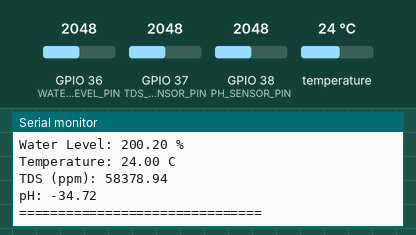
The program below on a simulated ESP32. Shown: the last lines printed to the serial monitor. The inputs (shaded band) are chosen by the test bench; at power-on: temperature 24 °C, GPIO 36 (WATER_LEVEL_PIN) = 2048, GPIO 37 (TDS_SENSOR_PIN) = 2048, GPIO 38 (PH_SENSOR_PIN) = 2048.

Above: at 3.5 s.
3.6 s: temperature set to 12 °C
7.2 s: GPIO 36 (WATER_LEVEL_PIN) set to 2866
10.8 s: GPIO 37 (TDS_SENSOR_PIN) set to 2866
At 13.3 s:
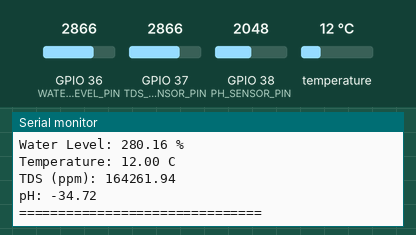
14.4 s: GPIO 38 (PH_SENSOR_PIN) set to 2866
At 15.6 s:
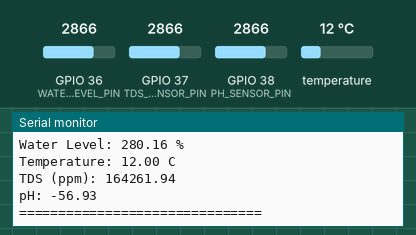
18.0 s: temperature set to 19 °C
21.6 s: GPIO 36 (WATER_LEVEL_PIN) set to 3972
Timing chart, 0 to 24.6 s (numbered marks = the images above; inputs shaded):
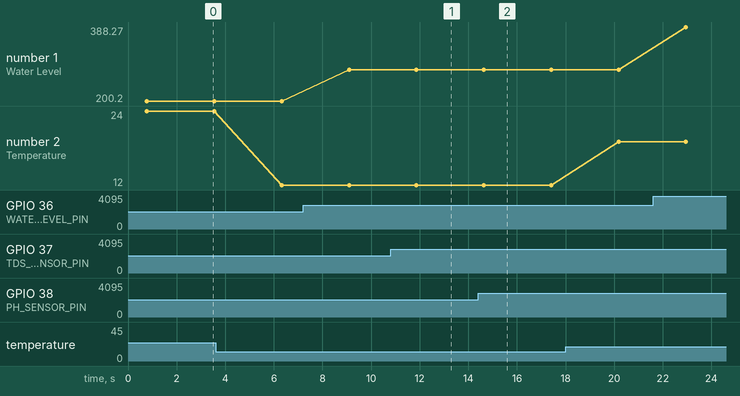

Measured:
- after the input at 10.8 s, the serial monitor: prints a new line after 1.1 s (image 1)
- after the input at 14.4 s, the serial monitor: prints a new line after 0.24 s (image 2)
- plotted number 1: 200.2 → 280.16 after the input at 7.2 s, 280.16 → 388.27 after the input at 21.6 s
- plotted number 2: 24 → 12 after the input at 3.6 s, 12 → 19 after the input at 18.0 s

The program:

main.cpp
```cpp
#include "sensors.h"

void setup() {
  Serial.begin(115200);
  sensors_begin();
  Serial.println("Aquarium Monitoring System Started");
}

void loop() {
  float level = readWaterLevel();
  float tempC = readTemperature();
  float tds = readTDS();
  float ph = readPH();

  Serial.println("===== Aquarium Parameters =====");
  Serial.print("Water Level: "); Serial.print(level); Serial.println(" %");
  Serial.print("Temperature: "); Serial.print(tempC); Serial.println(" C");
  Serial.print("TDS (ppm): "); Serial.println(tds);
  Serial.print("pH: "); Serial.println(ph);
  Serial.println("===============================\n");

  delay(2000);
}
```

sensors.cpp
```cpp
#include "sensors.h"
#include <OneWire.h>
#include <DallasTemperature.h>


OneWire oneWire(ONE_WIRE_BUS);
DallasTemperature sensors(&oneWire);


const float VREF = 5.0;
const int ADC_RES = 1023; // change to 4095 for 12-bit ADC boards


void sensors_begin() {
sensors.begin();
}


float readWaterLevel() {
int raw = analogRead(WATER_LEVEL_PIN);
float pct = (raw / float(ADC_RES)) * 100.0;
return pct;
}


float readTemperature() {
sensors.requestTemperatures();
float t = sensors.getTempCByIndex(0);
return t;
}


float readTDS() {
int raw = analogRead(TDS_SENSOR_PIN);
float voltage = raw * (VREF / ADC_RES);
// Example conversion; calibrate for your sensor
float tds = (133.42 * voltage * voltage * voltage
- 255.86 * voltage * voltage
+ 857.39 * voltage) * 0.5;
return tds;
}


float readPH() {
int raw = analogRead(PH_SENSOR_PIN);
float voltage = raw * (VREF / ADC_RES);
float ph = 7.0 + ((2.5 - voltage) / 0.18);
return ph;
}
```

sensors.h
```cpp
#ifndef SENSORS_H
#define SENSORS_H


#include <Arduino.h>


// Configure pins (change for your board)
#define ONE_WIRE_BUS 2
#define WATER_LEVEL_PIN A0
#define TDS_SENSOR_PIN A1
#define PH_SENSOR_PIN A2


void sensors_begin();
float readWaterLevel();
float readTemperature();
float readTDS();
float readPH();


#endif // SENSORS_H
```
